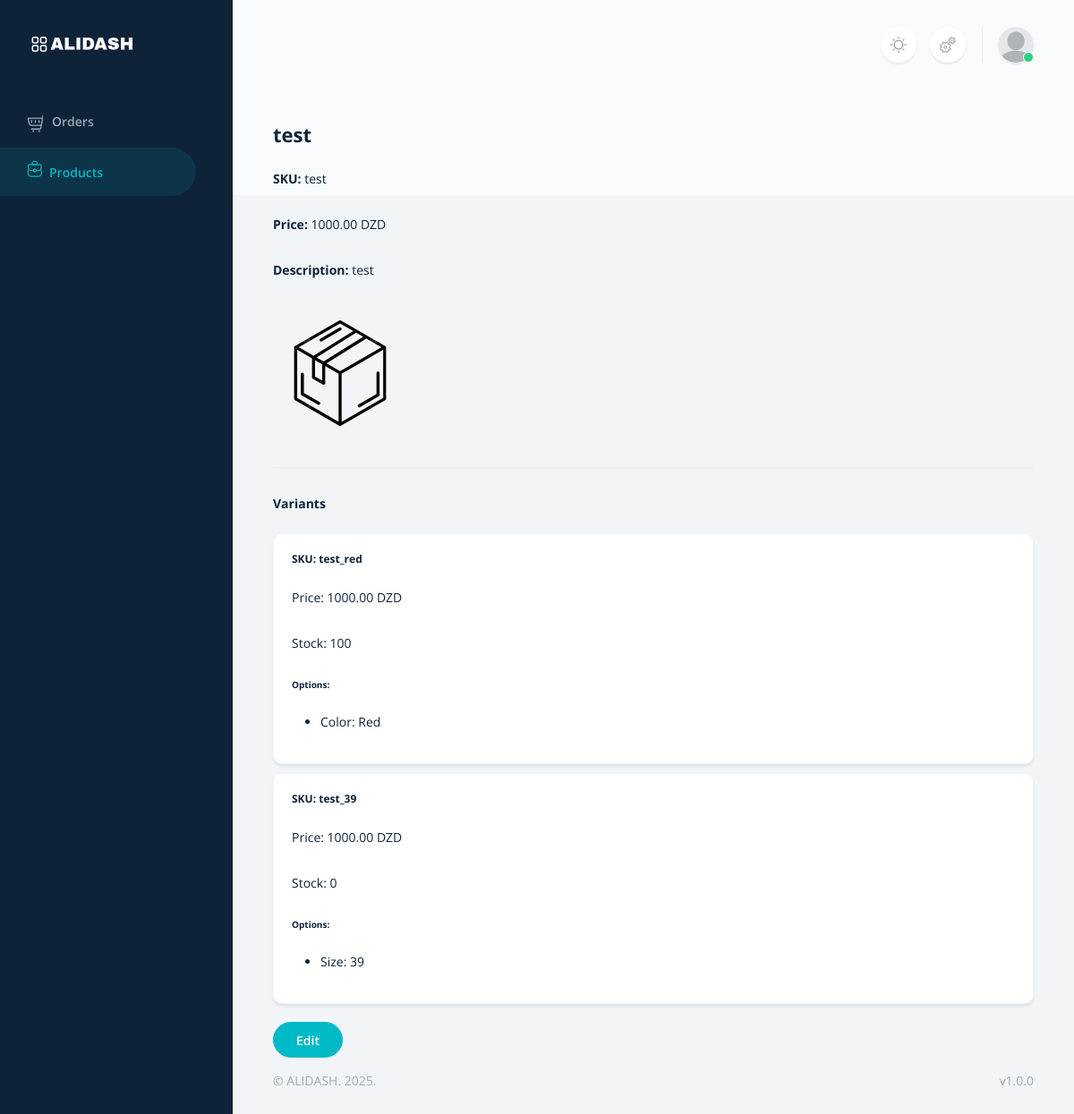
Page /products/1/ (signed in) on the committed database.
### products/models.py (models this page shows, shortened)
class Product(models.Model):
    store = models.ForeignKey(Store, on_delete=models.CASCADE, related_name="products")
    name = models.CharField(max_length=255)
    SKU = models.CharField(max_length=255, unique=True)
    fake_price = models.DecimalField(max_digits=10, decimal_places=2)
    price = models.DecimalField(max_digits=10, decimal_places=2)
    description = models.TextField(blank=True, null=True)
    image = models.ImageField(upload_to="product_base/", default="products/default.png", blank=True, null=True)
    created_at = models.DateTimeField(auto_now_add=True)

class ProductVariant(models.Model):
    product = models.ForeignKey(Product, on_delete=models.CASCADE, related_name="variants")
    SKU = models.CharField(max_length=255, unique=True)
    price = models.DecimalField(max_digits=10, decimal_places=2)
    stock_quantity = models.PositiveIntegerField(default=0)
    image = models.ImageField(upload_to="product_variants/", blank=True, null=True)
    option_values = models.ManyToManyField(ProductOptionValue, related_name="variants")

class ProductOptionValue(models.Model):
    option = models.ForeignKey(ProductOption, on_delete=models.CASCADE, related_name="values")
    value = models.CharField(max_length=255)  # e.g., "Large"

class ProductOption(models.Model):
    product = models.ForeignKey(Product, on_delete=models.CASCADE, related_name="options")
    name = models.CharField(max_length=255)  # e.g., "Size"

### products/views.py (the view)
# urls.py: path("<int:pk>/", views.product_detail, name="product_detail"),
def product_detail(request, pk):
    product = get_object_or_404(Product, pk=pk)
    return render(request, "dashboard/products/product_detail.html", {"product": product})

### ecom/context_processors.py (called while the page is built)
def shared_settings(request):
    return {'SITE_NAME': settings.SITE_NAME}

### templates/dashboard/products/product_detail.html (shortened to what this page needs)
{% extends "../layouts/base.html" %}
{% load static %}
{% block content %}
<div class="container mt-5">
  <h2>{{ product.name }}</h2>
  <p><strong>SKU:</strong> {{ product.SKU }}</p>
  <p><strong>Price:</strong> {{ product.price }} DZD</p>
  <p><strong>Description:</strong> {{ product.description|safe }}</p>
  {% if product.image %}
    <img src="{{ product.image.url }}" alt="{{ product.name }}" width="150">
  {% endif %}
  <hr>
  <h4>Variants</h4>
  {% for variant in product.variants.all %}
    <div class="card mb-3">
      <div class="card-body">
        <h5>SKU: {{ variant.SKU }}</h5>
        <p>Price: {{ variant.price }} DZD</p>
        <p>Stock: {{ variant.stock_quantity }}</p>
        <h6>Options:</h6>
        <ul>
          {% for value in variant.option_values.all %}
            <li>{{ value.option.name }}: {{ value.value }}</li>
          {% endfor %}
        </ul>
      </div>
    </div>
  {% empty %}
    <p>No variants.</p>
  {% endfor %}
  <a href="{% url 'products:edit_product' product.id %}" class="btn btn-primary mt-3">Edit</a>
</div>
{% endblock %}

### rows in the picture
Product: name "test", SKU "test", price "1000.00", description "test", image (placeholder picture)
ProductVariant: SKU "test_red", price "1000.00", stock_quantity "100"
ProductOptionValue: option.name "Color", value "Red"
ProductVariant: SKU "test_39", price "1000.00", stock_quantity "0"
ProductOptionValue: option.name "Size", value "39"

### other values in the picture
{{ SITE_NAME }} "ALIDASH"
